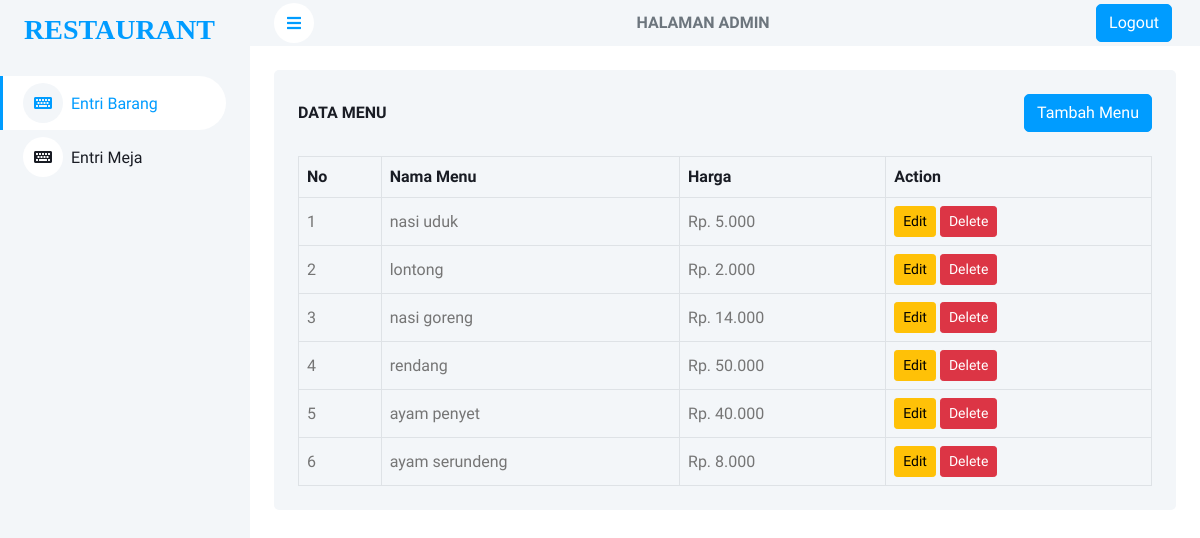
The app's page /admin.php with its own data.
### tables this page shows
CREATE TABLE `menu` (
  `idMenu` int NOT NULL,
  `namaMenu` varchar(255) NOT NULL,
  `harga` int NOT NULL
);

### admin.php (the view, shortened to what this page needs)
<!DOCTYPE html>
<html lang="en">
<head>
    <link href="https://cdnjs.cloudflare.com/ajax/libs/font-awesome/5.10.0/css/all.min.css" rel="stylesheet">
    <link href="https://cdn.jsdelivr.net/npm/bootstrap-icons@1.4.1/font/bootstrap-icons.css" rel="stylesheet">
    <link href="lib/owlcarousel/assets/owl.carousel.min.css" rel="stylesheet">
    <link href="lib/tempusdominus/css/tempusdominus-bootstrap-4.min.css" rel="stylesheet" />
    <link href="css/bootstrap.min.css" rel="stylesheet">
    <link href="css/style.css" rel="stylesheet">
</head>
<body>
    <div class="container-xxl position-relative bg-white d-flex p-0">
        <div class="sidebar pe-4 pb-3">
            <nav class="navbar bg-light navbar-light">
                <a class="navbar-brand mx-4 mb-3">
                    <h3 class="text-primary"><i class="fas fa-">RESTAURANT</i></h3>
                </a>
                <div class="navbar-nav w-100">
                    <a href="admin.php" class="nav-item nav-link active">
                        <i class="fa fa-keyboard me-2"></i>Entri Barang</a>
                    <a href="meja.php" class="nav-item nav-link">
                        <i class="fa fa-keyboard me-2"></i>Entri Meja</a>
                </div>
            </nav>
        </div>
        <div class="content">
            <nav class="navbar navbar-expand bg-light navbar-light sticky-top px-4 py-0">
                <a href="#" class="sidebar-toggler flex-shrink-0">
                    <i class="fa fa-bars"></i>
                </a>
                <span class="d-none d-lg-inline-flex ms-auto text-secondary"><b>HALAMAN ADMIN</b></span>
                <div class="navbar-nav align-items-center ms-auto">
                    <div class="m-1">
                        <div class="nav-item">
                            <a href="index.php" class="btn btn-primary">
                                <span class="">Logout</span>
                            </a>
                        </div>
                    </div>
                </div>
            </nav>
            <div class="container-fluid pt-4 px-4">
                <div class="bg-light text-center rounded p-4">
                    <div class="d-flex align-items-center justify-content-between mb-4">
                        <h6 class="mb-0">DATA MENU</h6>
                        <a href="buatMenu.php" class="btn btn-primary">Tambah Menu</a>
                    </div>
                    <div class="table-responsive">
                        <table class="table text-start align-middle table-bordered table-hover mb-0">
                            <thead>
                                <tr class="text-dark">
                                    <th scope="col">No</th>
                                    <th scope="col">Nama Menu</th>
                                    <th scope="col">Harga</th>
                                    <th scope="col">Action</th>
                                </tr>
                            </thead>
                            <tbody>
                                <?php
                                include 'koneksi.php';
                                $query = "SELECT * FROM menu";
                                $result = $koneksi->query($query);
                                if ($result && $result->num_rows > 0) {
                                    $no = 1;
                                    while ($row = $result->fetch_assoc()) {
                                        ?>
                                        <tr>
                                            <td>
                                                <?php echo $no++; ?>
                                            </td>
                                            <td>
                                                <?php echo $row['namaMenu']; ?>
                                            </td>
                                            <td>Rp.
                                                <?php echo number_format($row['harga'], 0, ',', '.'); ?>
                                            </td>
                                            <td>
                                                <button type="button" class="btn btn-warning btn-sm edit-btn"
                                                    onclick="window.location.href='editMenu.php?idMenu=<?php echo $row['idMenu']; ?>'"
                                                    data-id="<?php echo $row['idMenu']; ?>"
                                                    data-nama="<?php echo $row['namaMenu']; ?>"
                                                    data-harga="<?php echo $row['harga']; ?>">Edit</button>
                                                <button type="button" class="btn btn-danger btn-sm" data-bs-toggle="modal"
                                                    data-bs-target="#hapusModal<?php echo $row['idMenu']; ?>">Delete</button>
                                            </td>
                                        </tr>
                                        <?php
                                    }
                                } else {
                                    echo "<tr><td colspan='4'>Tidak ada data yang tersedia</td></tr>";
                                }
                                ?>
                            </tbody>
                        </table>
                    </div>
                </div>
            </div>
        </div>
    </div>
</body>
</html>
</body>
</html>

### css/style.css (style rules this page uses)
:root { --primary: #009CFF; --light: #F3F6F9; --dark: #191C24; }
.btn { transition: .5s; }
.btn.btn-primary { color: #FFFFFF; }
.sidebar { position: fixed; top: 0; left: 0; bottom: 0; width: 250px; height: 100vh; overflow-y: auto; background: var(--light); transition: 0.5s; z-index: 999; }
.content { margin-left: 250px; min-height: 100vh; background: #FFFFFF; transition: 0.5s; }
@media (min-width: 992px) { .sidebar { margin-left: 0; } }
@media (min-width: 992px) { .content { width: calc(100% - 250px); } }
.sidebar .navbar .navbar-nav .nav-link { padding: 7px 20px; color: var(--dark); font-weight: 500; border-left: 3px solid var(--light); border-radius: 0 30px 30px 0; outline: none; }
.sidebar .navbar .navbar-nav .nav-link:hover, .sidebar .navbar .navbar-nav .nav-link.active { color: var(--primary); background: #FFFFFF; border-color: var(--primary); }
.sidebar .navbar .navbar-nav .nav-link i { width: 40px; height: 40px; display: inline-flex; align-items: center; justify-content: center; background: #FFFFFF; border-radius: 40px; }
.sidebar .navbar .navbar-nav .nav-link:hover i, .sidebar .navbar .navbar-nav .nav-link.active i { background: var(--light); }
.content .navbar .sidebar-toggler, .content .navbar .navbar-nav .nav-link i { width: 40px; height: 40px; display: inline-flex; align-items: center; justify-content: center; background: #FFFFFF; border-radius: 40px; }

### records on screen
menu: namaMenu "nasi uduk", harga "5.000"
menu: namaMenu "lontong", harga "2.000"
menu: namaMenu "nasi goreng", harga "14.000"
menu: namaMenu "rendang", harga "50.000"
menu: namaMenu "ayam penyet", harga "40.000"
menu: namaMenu "ayam serundeng", harga "8.000"
